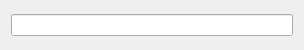
<?xml version="1.0" encoding="UTF-8"?>
<ui version="4.0">
 <class>inputDialog</class>
 <widget class="QWidget" name="inputDialog">
  <property name="geometry">
   <rect>
    <x>0</x>
    <y>0</y>
    <width>304</width>
    <height>50</height>
   </rect>
  </property>
  <property name="windowTitle">
   <string>inputDialog</string>
  </property>
  <layout class="QGridLayout" name="gridLayout">
   <item row="0" column="0">
    <widget class="ElaLineEdit" name="lineEdit"/>
   </item>
  </layout>
 </widget>
 <customwidgets>
  <customwidget>
   <class>ElaLineEdit</class>
   <extends>QLineEdit</extends>
   <header location="global">ElaLineEdit.h</header>
  </customwidget>
 </customwidgets>
 <resources/>
 <connections/>
</ui>
